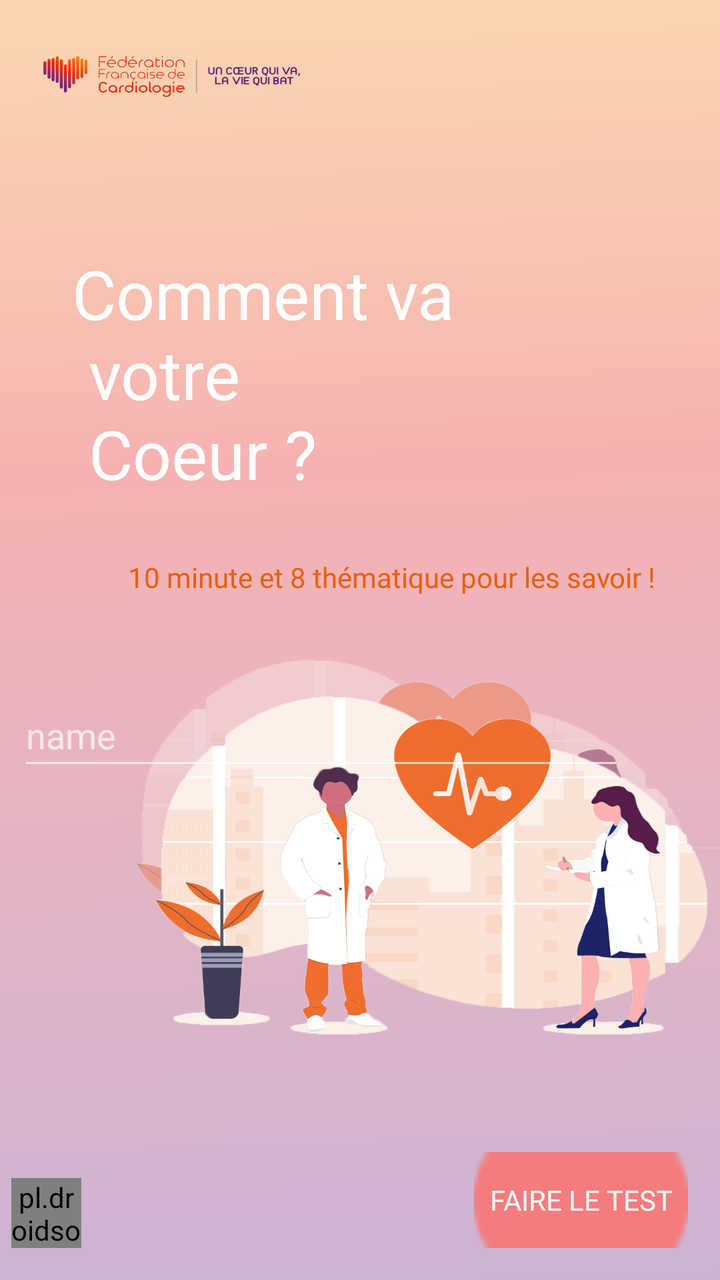
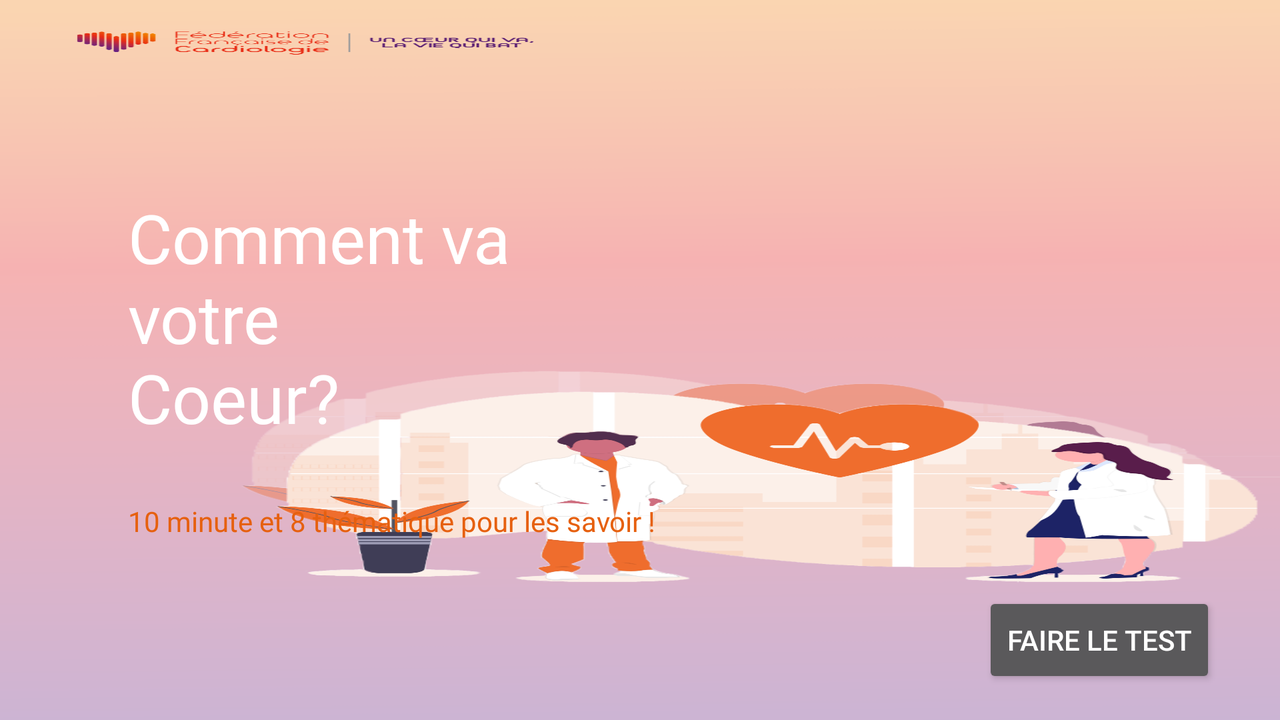

First picture: res/layout/ on a phone held upright. Second picture: the repository's own variant of that layout, on a device whose configuration matches the variant's folder. Source for both follows.
<!-- AndroidManifest.xml: application theme Theme.Design.NoActionBar -->
<!-- res/layout/activity_main.xml -->
<?xml version="1.0" encoding="utf-8"?>
<androidx.constraintlayout.widget.ConstraintLayout xmlns:android="http://schemas.android.com/apk/res/android"
    xmlns:app="http://schemas.android.com/apk/res-auto"
    xmlns:tools="http://schemas.android.com/tools"
    android:layout_width="match_parent"
    android:layout_height="match_parent"
    android:background="@drawable/homebackground"
    tools:context=".MainActivity">

    <Button
        android:id="@+id/button"
        android:layout_width="107dp"
        android:layout_height="48dp"
        android:layout_marginEnd="16dp"
        android:layout_marginBottom="16dp"
        android:background="@android:drawable/button_onoff_indicator_off"
        android:backgroundTint="#F47C7C"
        android:fontFamily="sans-serif"
        android:text="Faire le test"
        app:layout_constraintBottom_toBottomOf="parent"
        app:layout_constraintEnd_toEndOf="parent" />

    <TextView
        android:id="@+id/textView"
        android:layout_width="281dp"
        android:layout_height="147dp"
        android:layout_marginStart="36dp"
        android:layout_marginTop="124dp"
        android:fontFamily="sans-serif"
        android:text="Comment va\n  votre\n   Coeur ?"
        android:textColor="#FFFFFF"
        android:textSize="34sp"
        app:layout_constraintStart_toStartOf="parent"
        app:layout_constraintTop_toTopOf="parent" />

    <TextView
        android:id="@+id/textView2"
        android:layout_width="wrap_content"
        android:layout_height="wrap_content"
        android:layout_marginStart="64dp"
        android:layout_marginTop="8dp"
        android:fontFamily="@font/fugaz_one"
        android:text="10 minute et 8 thématique pour les savoir !"
        android:textColor="#E6600F"
        app:layout_constraintStart_toStartOf="parent"
        app:layout_constraintTop_toBottomOf="@+id/textView" />

    <pl.droidsonroids.gif.GifImageView
        android:layout_width="35dp"
        android:layout_height="35dp"
        android:layout_marginEnd="172dp"
        android:layout_marginBottom="16dp"
        android:src="@drawable/globearth"
        app:layout_constraintBottom_toBottomOf="parent"
        app:layout_constraintEnd_toStartOf="@+id/button"
        app:layout_constraintHorizontal_bias="0.19"
        app:layout_constraintStart_toStartOf="parent" />

    <EditText
        android:id="@+id/name_input"
        android:layout_width="303dp"
        android:layout_height="48dp"
        android:layout_marginTop="44dp"
        android:layout_marginEnd="48dp"
        android:ems="10"
        android:hint="name"
        android:inputType="textPersonName"
        app:layout_constraintEnd_toEndOf="parent"
        app:layout_constraintTop_toBottomOf="@+id/textView2" />
</androidx.constraintlayout.widget.ConstraintLayout>
<!-- resources referenced by this layout -->
<resources>
  <!-- drawable globearth: gif bitmap (drawable, 32016 bytes) -->
  <!-- drawable homebackground: png bitmap (drawable-v24, 175247 bytes) -->
</resources>
<!-- res/layout-land/activity_main.xml (the repository's variant of the layout above) -->
<!-- drawn on the phone turned sideways -->
<?xml version="1.0" encoding="utf-8"?>
<androidx.constraintlayout.widget.ConstraintLayout xmlns:android="http://schemas.android.com/apk/res/android"
    xmlns:app="http://schemas.android.com/apk/res-auto"
    xmlns:tools="http://schemas.android.com/tools"
    android:layout_width="match_parent"
    android:layout_height="match_parent"
    android:background="@drawable/homebackground"
    tools:context=".MainActivity">

    <Button
        android:id="@+id/button"
        android:layout_width="wrap_content"
        android:layout_height="wrap_content"
        android:layout_marginEnd="32dp"
        android:layout_marginBottom="16dp"
        android:text="Faire le test"
        app:layout_constraintBottom_toBottomOf="parent"
        app:layout_constraintEnd_toEndOf="parent" />

    <TextView
        android:id="@+id/textView"
        android:layout_width="281dp"
        android:layout_height="147dp"
        android:layout_marginStart="64dp"
        android:layout_marginTop="96dp"
        android:fontFamily="@font/fugaz_one"
        android:text="Comment va\nvotre\nCoeur?"
        android:textColor="#FFFFFF"
        android:textSize="34sp"
        app:layout_constraintStart_toStartOf="parent"
        app:layout_constraintTop_toTopOf="parent" />

    <TextView
        android:id="@+id/textView2"
        android:layout_width="wrap_content"
        android:layout_height="wrap_content"
        android:layout_marginStart="64dp"
        android:layout_marginTop="8dp"
        android:fontFamily="@font/fugaz_one"
        android:text="10 minute et 8 thématique pour les savoir !"
        android:textColor="#E6600F"
        app:layout_constraintStart_toStartOf="parent"
        app:layout_constraintTop_toBottomOf="@+id/textView" />
</androidx.constraintlayout.widget.ConstraintLayout>
<!-- resources referenced by the variant -->
<!-- as the phone turned sideways resolves them -->
<resources>
  <!-- drawable homebackground: png bitmap (drawable-v24, 175247 bytes) -->
</resources>
